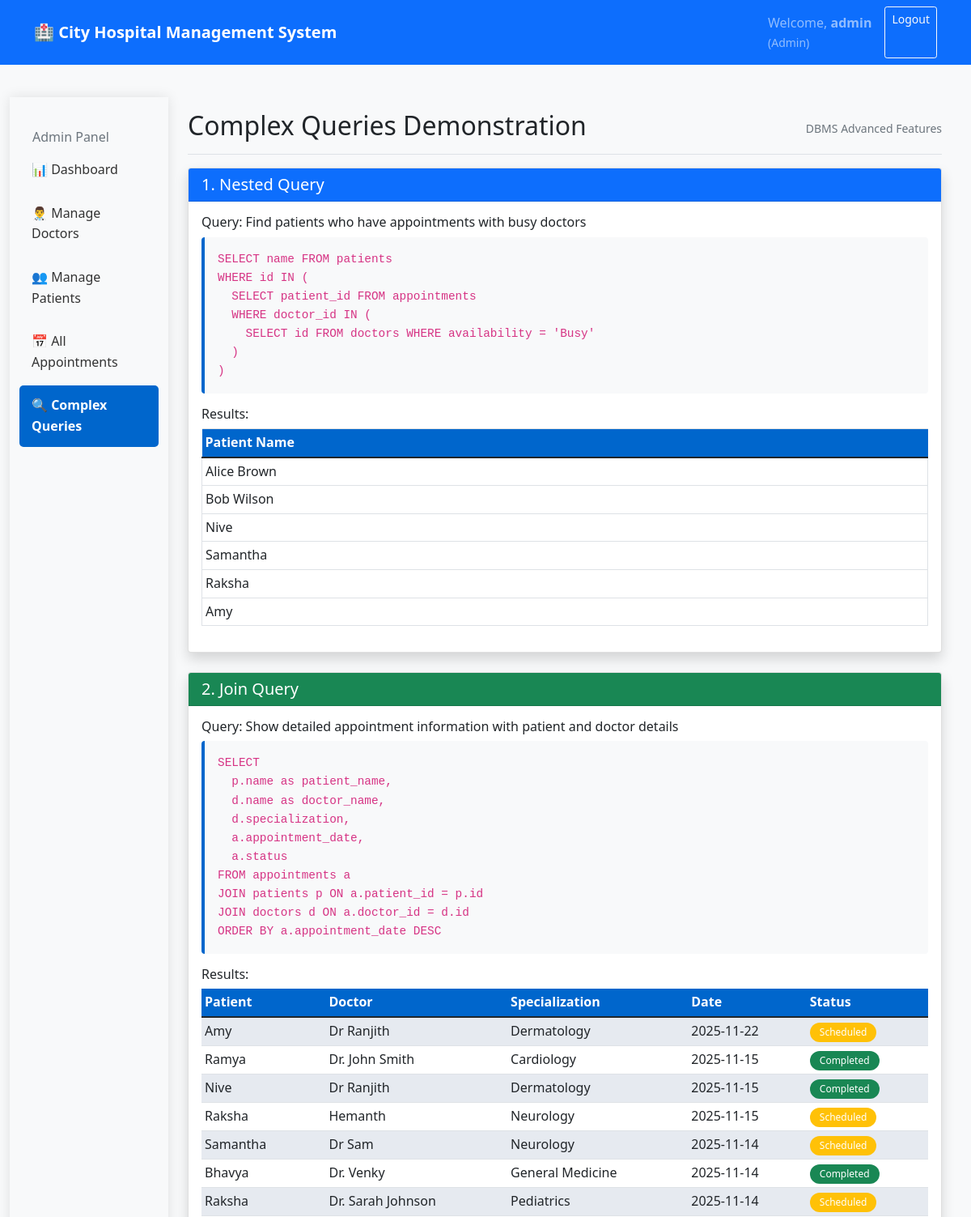
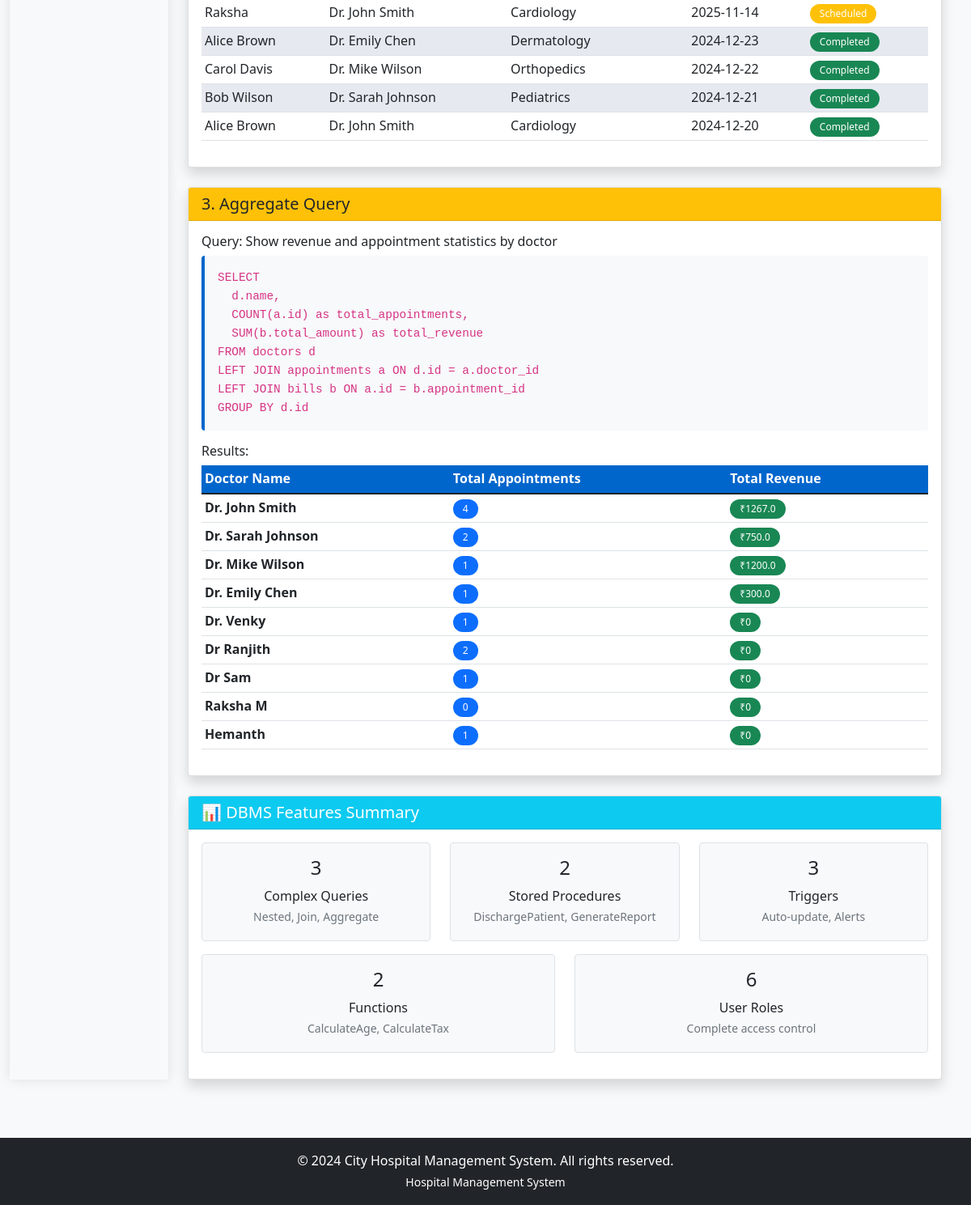
Page /demo/complex-queries (signed in) on the committed database (2 pictures, top to bottom).
### tables this page shows
CREATE TABLE patients (
            id INTEGER PRIMARY KEY AUTOINCREMENT,
            name TEXT NOT NULL,
            email TEXT UNIQUE,
            phone TEXT,
            address TEXT,
            date_of_birth TEXT,
            gender TEXT,
            emergency_contact TEXT,
            medical_history TEXT,
            created_at TEXT
        );

CREATE TABLE appointments (
            id INTEGER PRIMARY KEY AUTOINCREMENT,
            patient_id INTEGER NOT NULL,
            doctor_id INTEGER NOT NULL,
            appointment_date TEXT NOT NULL,
            appointment_time TEXT NOT NULL,
            status TEXT DEFAULT 'Scheduled',
            notes TEXT,
            created_at TEXT,
            FOREIGN KEY (patient_id) REFERENCES patients(id),
            FOREIGN KEY (doctor_id) REFERENCES doctors(id)
        );

CREATE TABLE doctors (
            id INTEGER PRIMARY KEY AUTOINCREMENT,
            name TEXT NOT NULL,
            specialization TEXT,
            phone TEXT,
            email TEXT,
            availability TEXT DEFAULT 'Available'
        , password TEXT);

### app.py (the view)
@app.route('/demo/complex-queries')
def demo_complex_queries():
    if session.get('role') != 'admin':
        return redirect(url_for('login_page'))
    conn = get_db_connection()
    nested_query = conn.execute('''
        SELECT name FROM patients
        WHERE id IN (
            SELECT patient_id FROM appointments
            WHERE doctor_id IN (
                SELECT id FROM doctors WHERE availability = 'Busy'
            )
        )
    ''').fetchall()
    join_query = conn.execute('''
        SELECT
            p.name as patient_name,
            d.name as doctor_name,
            d.specialization,
            a.appointment_date,
            a.status
        FROM appointments a
        JOIN patients p ON a.patient_id = p.id
        JOIN doctors d ON a.doctor_id = d.id
        ORDER BY a.appointment_date DESC
    ''').fetchall()
    aggregate_query = conn.execute('''
        SELECT
            d.name,
            COUNT(a.id) as total_appointments,
            SUM(b.total_amount) as total_revenue
        FROM doctors d
        LEFT JOIN appointments a ON d.id = a.doctor_id
        LEFT JOIN bills b ON a.id = b.appointment_id
        GROUP BY d.id
    ''').fetchall()
    conn.close()
    return render_template('admin/complex_queries.html',
                         nested_query=nested_query,
                         join_query=join_query,
                         aggregate_query=aggregate_query)

### app.py (called while the page is built)
@app.context_processor
def inject_datetime():
    return dict(datetime=datetime)

def get_db_connection():
    conn = sqlite3.connect(app.config['DATABASE'])
    conn.row_factory = sqlite3.Row
    return conn

### templates/admin/complex_queries.html (shortened to what this page needs)
{% extends "layout.html" %}
{% block content %}
<div class="container-fluid">
    <div class="row">
        <div class="col-md-3 col-lg-2 bg-light sidebar">
            <div class="position-sticky pt-3">
                <h6 class="sidebar-heading d-flex justify-content-between align-items-center px-3 mt-4 mb-1 text-muted">
                    <span>Admin Panel</span>
                </h6>
                <ul class="nav flex-column">
                    <li class="nav-item">
                        <a class="nav-link" href="{{ url_for('admin_dashboard') }}">
                            📊 Dashboard
                        </a>
                    </li>
                    <li class="nav-item">
                        <a class="nav-link" href="{{ url_for('admin_doctors') }}">
                            👨‍⚕️ Manage Doctors
                        </a>
                    </li>
                    <li class="nav-item">
                        <a class="nav-link" href="{{ url_for('admin_patients') }}">
                            👥 Manage Patients
                        </a>
                    </li>
                    <li class="nav-item">
                        <a class="nav-link" href="{{ url_for('admin_appointments') }}">
                            📅 All Appointments
                        </a>
                    </li>
                    <li class="nav-item">
                        <a class="nav-link active" href="{{ url_for('demo_complex_queries') }}">
                            🔍 Complex Queries
                        </a>
                    </li>
                </ul>
            </div>
        </div>
        <div class="col-md-9 col-lg-10 ms-sm-auto px-4">
            <div class="d-flex justify-content-between flex-wrap flex-md-nowrap align-items-center pt-3 pb-2 mb-3 border-bottom">
                <h1 class="h2">Complex Queries Demonstration</h1>
                <small class="text-muted">DBMS Advanced Features</small>
            </div>
            <div class="card shadow mb-4">
                <div class="card-header bg-primary text-white">
                    <h5 class="mb-0">1. Nested Query</h5>
                </div>
                <div class="card-body">
                    <h6>Query: Find patients who have appointments with busy doctors</h6>
                    <code class="d-block mb-3 p-3 bg-light rounded">
                        SELECT name FROM patients <br>
                        WHERE id IN (<br>
                        &nbsp;&nbsp;SELECT patient_id FROM appointments <br>
                        &nbsp;&nbsp;WHERE doctor_id IN (<br>
                        &nbsp;&nbsp;&nbsp;&nbsp;SELECT id FROM doctors WHERE availability = 'Busy'<br>
                        &nbsp;&nbsp;)<br>
                        )
                    </code>
                    <h6>Results:</h6>
                    {% if nested_query %}
                    <div class="table-responsive">
                        <table class="table table-sm table-bordered">
                            <thead class="table-light">
                                <tr>
                                    <th>Patient Name</th>
                                </tr>
                            </thead>
                            <tbody>
                                {% for patient in nested_query %}
                                <tr>
                                    <td>{{ patient.name }}</td>
                                </tr>
                                {% endfor %}
                            </tbody>
                        </table>
                    </div>
                    {% else %}
                    <p class="text-muted">No patients found with busy doctors.</p>
                    {% endif %}
                </div>
            </div>
            <div class="card shadow mb-4">
                <div class="card-header bg-success text-white">
                    <h5 class="mb-0">2. Join Query</h5>
                </div>
                <div class="card-body">
                    <h6>Query: Show detailed appointment information with patient and doctor details</h6>
                    <code class="d-block mb-3 p-3 bg-light rounded">
                        SELECT <br>
                        &nbsp;&nbsp;p.name as patient_name,<br>
                        &nbsp;&nbsp;d.name as doctor_name,<br>
                        &nbsp;&nbsp;d.specialization,<br>
                        &nbsp;&nbsp;a.appointment_date,<br>
                        &nbsp;&nbsp;a.status<br>
                        FROM appointments a<br>
                        JOIN patients p ON a.patient_id = p.id<br>
                        JOIN doctors d ON a.doctor_id = d.id<br>
                        ORDER BY a.appointment_date DESC
                    </code>
                    <h6>Results:</h6>
                    {% if join_query %}
                    <div class="table-responsive">
                        <table class="table table-sm table-striped">
                            <thead class="table-dark">
                                <tr>
                                    <th>Patient</th>
                                    <th>Doctor</th>
                                    <th>Specialization</th>
                                    <th>Date</th>
                                    <th>Status</th>
                                </tr>
                            </thead>
                            <tbody>
                                {% for appointment in join_query %}
                                <tr>
                                    <td>{{ appointment.patient_name }}</td>
                                    <td>{{ appointment.doctor_name }}</td>
                                    <td>{{ appointment.specialization }}</td>
                                    <td>{{ appointment.appointment_date }}</td>
                                    <td>
                                        <span class="badge bg-{{ 'success' if appointment.status == 'Completed' else 'warning' }}">
                                            {{ appointment.status }}
                                        </span>
                                    </td>
                                </tr>
                                {% endfor %}
                            </tbody>
                        </table>
                    </div>
                    {% else %}
                    <p class="text-muted">No appointment data found.</p>
                    {% endif %}
                </div>
            </div>
            <div class="card shadow mb-4">
                <div class="card-header bg-warning text-dark">
                    <h5 class="mb-0">3. Aggregate Query</h5>
                </div>
                <div class="card-body">
                    <h6>Query: Show revenue and appointment statistics by doctor</h6>
                    <code class="d-block mb-3 p-3 bg-light rounded">
                        SELECT <br>
                        &nbsp;&nbsp;d.name,<br>
                        &nbsp;&nbsp;COUNT(a.id) as total_appointments,<br>
                        &nbsp;&nbsp;SUM(b.total_amount) as total_revenue<br>
                        FROM doctors d<br>
                        LEFT JOIN appointments a ON d.id = a.doctor_id<br>
                        LEFT JOIN bills b ON a.id = b.appointment_id<br>
                        GROUP BY d.id
                    </code>
                    <h6>Results:</h6>
                    {% if aggregate_query %}
                    <div class="table-responsive">
                        <table class="table table-sm table-hover">
                            <thead class="table-info">
                                <tr>
                                    <th>Doctor Name</th>
                                    <th>Total Appointments</th>
                                    <th>Total Revenue</th>
                                </tr>
                            </thead>
                            <tbody>
                                {% for doctor in aggregate_query %}
                                <tr>
                                    <td><strong>{{ doctor.name }}</strong></td>
                                    <td>
                                        <span class="badge bg-primary">{{ doctor.total_appointments }}</span>
                                    </td>
                                    <td>
                                        <span class="badge bg-success">₹{{ doctor.total_revenue or 0 }}</span>
                                    </td>
                                </tr>
                                {% endfor %}
                            </tbody>
                        </table>
                    </div>
                    {% else %}
                    <p class="text-muted">No revenue data found.</p>
                    {% endif %}
                </div>
            </div>
            <div class="card shadow">
                <div class="card-header bg-info text-white">
                    <h5 class="mb-0">📊 DBMS Features Summary</h5>
                </div>
                <div class="card-body">
                    <div class="row text-center">
                        <div class="col-md-4 mb-3">
                            <div class="p-3 border rounded bg-light">
                                <h4>3</h4>
                                <p class="mb-0">Complex Queries</p>
                                <small class="text-muted">Nested, Join, Aggregate</small>
                            </div>
                        </div>
                        <div class="col-md-4 mb-3">
                            <div class="p-3 border rounded bg-light">
                                <h4>2</h4>
                                <p class="mb-0">Stored Procedures</p>
                                <small class="text-muted">DischargePatient, GenerateReport</small>
                            </div>
                        </div>
                        <div class="col-md-4 mb-3">
                            <div class="p-3 border rounded bg-light">
                                <h4>3</h4>
                                <p class="mb-0">Triggers</p>
                                <small class="text-muted">Auto-update, Alerts</small>
                            </div>
                        </div>
                    </div>
                    <div class="row text-center">
                        <div class="col-md-6 mb-3">
                            <div class="p-3 border rounded bg-light">
                                <h4>2</h4>
                                <p class="mb-0">Functions</p>
                                <small class="text-muted">CalculateAge, CalculateTax</small>
                            </div>
                        </div>
                        <div class="col-md-6 mb-3">
                            <div class="p-3 border rounded bg-light">
                                <h4>6</h4>
                                <p class="mb-0">User Roles</p>
                                <small class="text-muted">Complete access control</small>
                            </div>
                        </div>
                    </div>
                </div>
            </div>
        </div>
    </div>
</div>
{% endblock %}

### static/css/style.css (style rules this page uses)
:root { --primary: #007bff; --secondary: #6c757d; --success: #28a745; --danger: #dc3545; --warning: #ffc107; --info: #17a2b8; --light: #f8f9fa; --dark: #343a40; --hospital-blue: #0066cc; --hospital-light-blue: #e6f2ff; }
body { font-family: 'Segoe UI', Tahoma, Geneva, Verdana, sans-serif; background-color: #f8f9fa; line-height: 1.6; }
.sidebar { min-height: calc(100vh - 76px); box-shadow: 0 0 15px rgba(0,0,0,0.1); }
.sidebar .nav-link { color: #333; padding: 12px 15px; margin: 2px 0; border-radius: 5px; transition: all 0.3s ease; }
.sidebar .nav-link.active { background-color: var(--hospital-blue); color: white; font-weight: 600; }
.table th { background-color: var(--hospital-blue); color: white; border: none; font-weight: 600; }
.table-striped tbody tr:nth-of-type(odd) { background-color: rgba(0, 102, 204, 0.05); }
.badge { font-weight: 500; padding: 6px 12px; border-radius: 20px; }
code { background: #f8f9fa; padding: 8px 12px; border-radius: 6px; border-left: 4px solid var(--hospital-blue); font-family: 'Courier New', monospace; font-size: 0.9em; }

### rows in the picture
patients: name "Alice Brown"
patients: name "Bob Wilson"
patients: name "Nive"
patients: name "Samantha"
patients: name "Raksha"
patients: name "Amy"
appointments: patient_name "Amy", doctor_name "Dr Ranjith", specialization "Dermatology", appointment_date "2025-11-22", status "Scheduled"
appointments: patient_name "Ramya", doctor_name "Dr. John Smith", specialization "Cardiology", appointment_date "2025-11-15", status "Completed"
appointments: patient_name "Nive", doctor_name "Dr Ranjith", specialization "Dermatology", appointment_date "2025-11-15", status "Completed"
appointments: patient_name "Raksha", doctor_name "Hemanth", specialization "Neurology", appointment_date "2025-11-15", status "Scheduled"
appointments: patient_name "Samantha", doctor_name "Dr Sam", specialization "Neurology", appointment_date "2025-11-14", status "Scheduled"
appointments: patient_name "Bhavya", doctor_name "Dr. Venky", specialization "General Medicine", appointment_date "2025-11-14", status "Completed"
appointments: patient_name "Raksha", doctor_name "Dr. Sarah Johnson", specialization "Pediatrics", appointment_date "2025-11-14", status "Scheduled"
appointments: patient_name "Raksha", doctor_name "Dr. John Smith", specialization "Cardiology", appointment_date "2025-11-14", status "Scheduled"
appointments: patient_name "Alice Brown", doctor_name "Dr. Emily Chen", specialization "Dermatology", appointment_date "2024-12-23", status "Completed"
appointments: patient_name "Carol Davis", doctor_name "Dr. Mike Wilson", specialization "Orthopedics", appointment_date "2024-12-22", status "Completed"
appointments: patient_name "Bob Wilson", doctor_name "Dr. Sarah Johnson", specialization "Pediatrics", appointment_date "2024-12-21", status "Completed"
appointments: patient_name "Alice Brown", doctor_name "Dr. John Smith", specialization "Cardiology", appointment_date "2024-12-20", status "Completed"
doctors: name "Dr. John Smith", total_appointments "4", total_revenue "1267.0"
doctors: name "Dr. Sarah Johnson", total_appointments "2", total_revenue "750.0"
doctors: name "Dr. Mike Wilson", total_appointments "1", total_revenue "1200.0"
doctors: name "Dr. Emily Chen", total_appointments "1", total_revenue "300.0"
doctors: name "Dr. Venky", total_appointments "1", total_revenue "0"
doctors: name "Dr Ranjith", total_appointments "2", total_revenue "0"
doctors: name "Dr Sam", total_appointments "1", total_revenue "0"
doctors: name "Raksha M", total_appointments "0", total_revenue "0"
doctors: name "Hemanth", total_appointments "1", total_revenue "0"

### other values in the picture
{{ session.username }} "admin"
{{ session.role|title }} "Admin"
